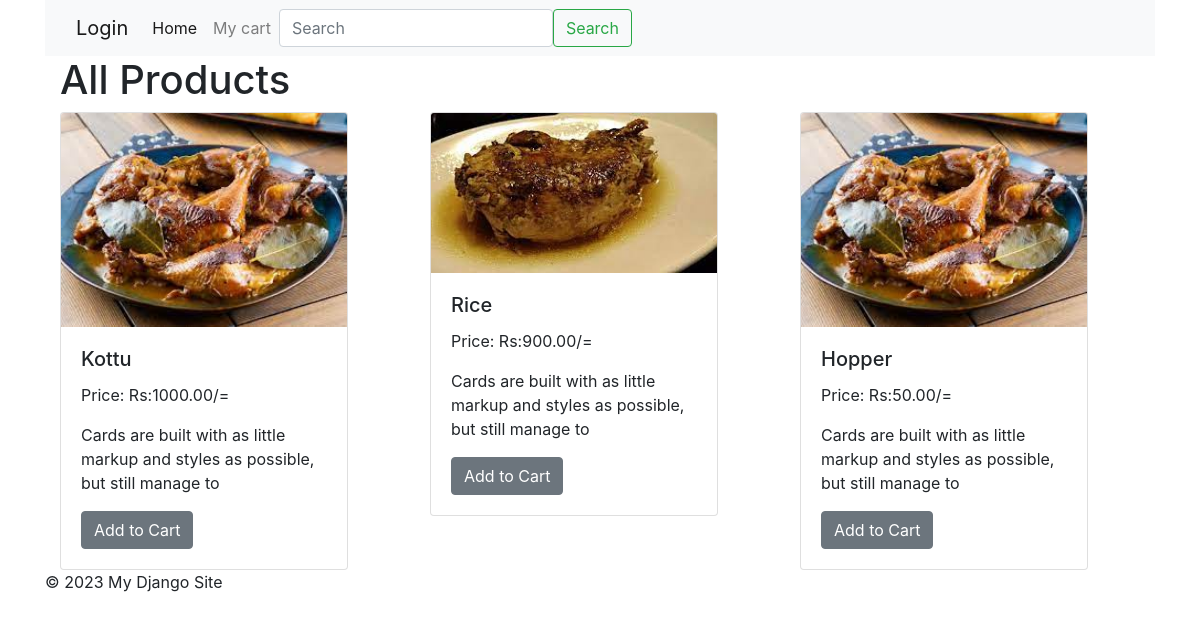
The page / on the database its author committed.
### Products/models.py (models this page shows, shortened)
class Product(models.Model):
    id = models.AutoField(primary_key=True)
    name = models.CharField(max_length=255)
    price = models.DecimalField(max_digits=10, decimal_places=2)
    url = models.CharField(max_length=255, null=True, blank=True)
    description = models.TextField()

### Products/views.py (the view)
# urls.py: path('', views.home , name='home'),
def home(request):
     products = models.Product.objects.all()
     return render(request, 'products.html',{'products': products})

### Products/templates/products.html
{% extends './base.html' %}
{% load static %}
{% block content %}
<div class="container ">
    <h1>All Products </h1>
    <div class="row">
        {% for product in products %}
        <div class="col-sm">
            <div class="card" style="width: 18rem;">
                <img src="{% static 'images/'%}{{ product.url }}" class="card-img-top" alt="...">
                <div class="card-body">
                  <h5 class="card-title">{{ product.name }}</h5>
                  <p>Price: Rs:{{ product.price }}/=</p>
                  <p class="card-text">{{ product.description }}</p>
                  <a href="{% url 'add_to_cart' product.id %}" class="btn btn-secondary">Add to Cart</a>
                </div>
              </div>
          </div>
        {% endfor %}
  </div>
{% endblock %}

### Products/templates/base.html (shortened to what this page needs)
{% load static %}
<!DOCTYPE html>
<html lang="en">
<head>
<link rel="stylesheet" href="https://maxcdn.bootstrapcdn.com/bootstrap/4.5.2/css/bootstrap.min.css">
 <link rel="stylesheet" type="text/css" href="{% static 'styles/base.css' %}">
</head>
<body>
<div class="container">
    <header class="mt-10">
        <nav class="navbar navbar-expand-lg navbar-light bg-light">
            <div class="container-fluid">
              <a class="navbar-brand" href="/admin">Login</a>
              <div class="collapse navbar-collapse" id="navbarSupportedContent">
                <ul class="navbar-nav me-auto mb-2 mb-lg-0">
                  <li class="nav-item">
                    <a class="nav-link active" aria-current="page" href="/">Home</a>
                  </li>
                  <li class="nav-item">
                    <a class="nav-link" href="/viewcart">My cart</a>
                  </li>
                </ul>
                <form class="d-flex">
                  <input class="form-control me-2" type="search" placeholder="Search" aria-label="Search">
                  <button class="btn btn-outline-success" type="submit">Search</button>
                </form>
              </div>
            </div>
          </nav>
    </header>
    <main>
        {% block content %}{% endblock %}
    </main>
    <footer>
        <p>&copy; 2023 My Django Site</p>
    </footer>
</div>
</body>
</html>

### rows shown on the page
Product: url (picture), name "Kottu", price "1000.00", description "Cards are built with as little markup and styles as possible, but still manage to"
Product: url (picture), name "Rice", price "900.00", description "Cards are built with as little markup and styles as possible, but still manage to"
Product: url (picture), name "Hopper", price "50.00", description "Cards are built with as little markup and styles as possible, but still manage to"
